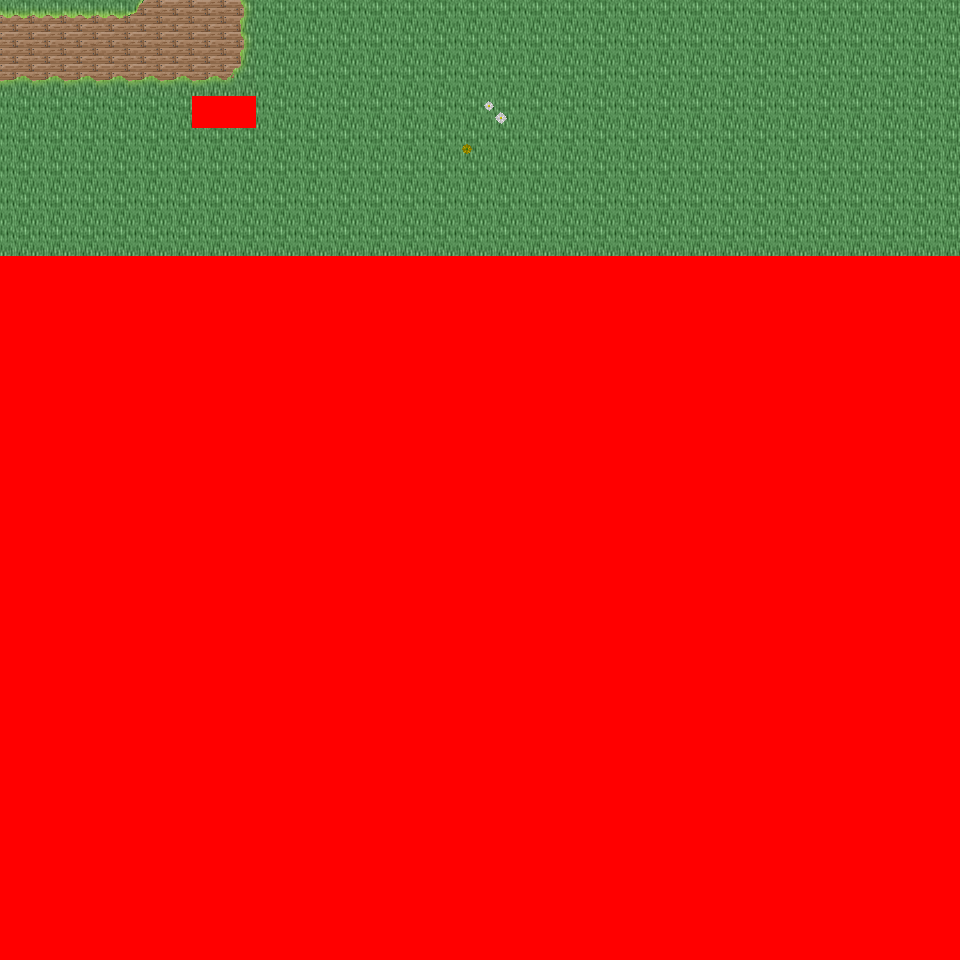

The image is a tile-based game level rendered from a .tmx file. Its description and source (layers, tilesets, objects; grid data summarised) follow:
An orthogonal 30x30 tile map with 32x32 px tiles, 6 tile layers (Ground, Object, Object2, Above, ...), 43 tilesets and 3 objects (3x mapchange).

<map version="1.0" orientation="orthogonal" renderorder="right-down" width="30" height="30" tilewidth="32" tileheight="32" nextobjectid="4">
  <tileset firstgid="1" name="tileset_logic_collision" tilewidth="32" tileheight="32" tilecount="1" columns="1">
    <image source="../drawable/tileset_logic_collision.png" width="32" height="32" />
  </tileset>
  <tileset firstgid="2" name="tileset_ground_ground" tilewidth="32" tileheight="32" tilecount="33" columns="3">
    <image source="../drawable/tileset_ground_ground.png" width="96" height="352" />
  </tileset>
  <tileset firstgid="35" name="tileset_building_castle" tilewidth="32" tileheight="32" tilecount="320" columns="20">
    <image source="../drawable/tileset_building_castle.png" width="640" height="512" />
  </tileset>
  <tileset firstgid="355" name="tileset_item_weapon_cannon" tilewidth="32" tileheight="32" tilecount="12" columns="3">
    <image source="../drawable/tileset_item_weapon_cannon.png" width="96" height="128" />
  </tileset>
  <tileset firstgid="367" name="tileset_item_pot_barrels_1" tilewidth="32" tileheight="32" tilecount="8" columns="4">
    <image source="../drawable/tileset_item_pot_barrels_1.png" width="128" height="64" />
  </tileset>
  <tileset firstgid="375" name="tileset_building_door_door" tilewidth="32" tileheight="32" tilecount="6" columns="3">
    <image source="../drawable/tileset_building_door_door.png" width="96" height="64" />
  </tileset>
  <tileset firstgid="381" name="tileset_building_door_closed" tilewidth="32" tileheight="32" tilecount="1" columns="1">
    <image source="../drawable/tileset_building_door_closed.png" width="32" height="32" />
  </tileset>
  <tileset firstgid="382" name="tileset_building_window_window_centered" tilewidth="32" tileheight="32" tilecount="1" columns="1">
    <image source="../drawable/tileset_building_window_window_centered.png" width="32" height="32" />
  </tileset>
  <tileset firstgid="383" name="tileset_building_decoration_chimney_big" tilewidth="32" tileheight="32" tilecount="2" columns="1">
    <image source="../drawable/tileset_building_decoration_chimney_big.png" width="32" height="64" />
  </tileset>
  <tileset firstgid="385" name="tileset_ground_grass_corners" tilewidth="32" tileheight="32" tilecount="24" columns="6">
    <image source="../drawable/tileset_ground_grass_corners.png" width="192" height="128" />
  </tileset>
  <tileset firstgid="409" name="tileset_ground_grass_edges" tilewidth="32" tileheight="32" tilecount="36" columns="12">
    <image source="../drawable/tileset_ground_grass_edges.png" width="384" height="96" />
  </tileset>
  <tileset firstgid="445" name="tileset_item_statue_lion_statues" tilewidth="32" tileheight="32" tilecount="8" columns="2">
    <image source="../drawable/tileset_item_statue_lion_statues.png" width="64" height="128" />
  </tileset>
  <tileset firstgid="453" name="tileset_item_statue_girl_with_bird" tilewidth="32" tileheight="32" tilecount="12" columns="4">
    <image source="../drawable/tileset_item_statue_girl_with_bird.png" width="128" height="96" />
  </tileset>
  <tileset firstgid="465" name="tileset_furniture_light_lamp_blue" tilewidth="32" tileheight="32" tilecount="3" columns="1">
    <image source="../drawable/tileset_furniture_light_lamp_blue.png" width="32" height="96" />
  </tileset>
  <tileset firstgid="468" name="tileset_plant_flower_daisy_blue" tilewidth="32" tileheight="32" tilecount="8" columns="2">
    <image source="../drawable/tileset_plant_flower_daisy_blue.png" width="64" height="128" />
  </tileset>
  <tileset firstgid="476" name="tileset_plant_flower_daisy_red" tilewidth="32" tileheight="32" tilecount="8" columns="2">
    <image source="../drawable/tileset_plant_flower_daisy_red.png" width="64" height="128" />
  </tileset>
  <tileset firstgid="484" name="tileset_plant_flower_daisy_white" tilewidth="32" tileheight="32" tilecount="8" columns="2">
    <image source="../drawable/tileset_plant_flower_daisy_white.png" width="64" height="128" />
  </tileset>
  <tileset firstgid="492" name="tileset_plant_flower_daisy_yellow" tilewidth="32" tileheight="32" tilecount="8" columns="2">
    <image source="../drawable/tileset_plant_flower_daisy_yellow.png" width="64" height="128" />
  </tileset>
  <tileset firstgid="500" name="tileset_plant_tree_fall_trees" tilewidth="32" tileheight="32" tilecount="40" columns="8">
    <image source="../drawable/tileset_plant_tree_fall_trees.png" width="256" height="160" />
  </tileset>
  <tileset firstgid="540" name="tileset_plant_tree_oak_tree" tilewidth="32" tileheight="32" tilecount="20" columns="4">
    <image source="../drawable/tileset_plant_tree_oak_tree.png" width="128" height="160" />
  </tileset>
  <tileset firstgid="560" name="tileset_plant_tree_chestnut_tree" tilewidth="32" tileheight="32" tilecount="20" columns="4">
    <image source="../drawable/tileset_plant_tree_chestnut_tree.png" width="128" height="160" />
  </tileset>
  <tileset firstgid="580" name="tileset_plant_tree_locust_tree" tilewidth="32" tileheight="32" tilecount="20" columns="4">
    <image source="../drawable/tileset_plant_tree_locust_tree.png" width="128" height="160" />
  </tileset>
  <tileset firstgid="600" name="tileset_plant_bush_hosta" tilewidth="32" tileheight="32" tilecount="9" columns="3">
    <image source="../drawable/tileset_plant_bush_hosta.png" width="96" height="96" />
  </tileset>
  <tileset firstgid="609" name="tileset_plant_flower_flowers_mixed" tilewidth="32" tileheight="32" tilecount="16" columns="4">
    <image source="../drawable/tileset_plant_flower_flowers_mixed.png" width="128" height="128" />
  </tileset>
  <tileset firstgid="625" name="tileset_plant_flower_red_blue_clusters" tilewidth="32" tileheight="32" tilecount="4" columns="1">
    <image source="../drawable/tileset_plant_flower_red_blue_clusters.png" width="32" height="128" />
  </tileset>
  <tileset firstgid="629" name="tileset_furniture_chair_bench_iron" tilewidth="32" tileheight="32" tilecount="4" columns="2">
    <image source="../drawable/tileset_furniture_chair_bench_iron.png" width="64" height="64" />
  </tileset>
  <tileset firstgid="633" name="tileset_plant_stump_stump_pale_purple" tilewidth="32" tileheight="32" tilecount="4" columns="2">
    <image source="../drawable/tileset_plant_stump_stump_pale_purple.png" width="64" height="64" />
  </tileset>
  <tileset firstgid="637" name="tileset_plant_stump_small_stump" tilewidth="32" tileheight="32" tilecount="4" columns="2">
    <image source="../drawable/tileset_plant_stump_small_stump.png" width="64" height="64" />
  </tileset>
  <tileset firstgid="641" name="tileset_building_decoration_banner" tilewidth="32" tileheight="32" tilecount="12" columns="1">
    <image source="../drawable/tileset_building_decoration_banner.png" width="32" height="384" />
  </tileset>
  <tileset firstgid="653" name="tileset_building_decoration_chimney" tilewidth="32" tileheight="32" tilecount="2" columns="1">
    <image source="../drawable/tileset_building_decoration_chimney.png" width="32" height="64" />
  </tileset>
  <tileset firstgid="655" name="tileset_plant_flower_vines_flowered" tilewidth="32" tileheight="32" tilecount="9" columns="3">
    <image source="../drawable/tileset_plant_flower_vines_flowered.png" width="96" height="96" />
  </tileset>
  <tileset firstgid="664" name="tileset_building_decoration_library_banner" tilewidth="32" tileheight="32" tilecount="6" columns="3">
    <image source="../drawable/tileset_building_decoration_library_banner.png" width="96" height="64" />
  </tileset>
  <tileset firstgid="670" name="tileset_building_cottage" tilewidth="32" tileheight="32" tilecount="256" columns="16">
    <image source="../drawable/tileset_building_cottage.png" width="512" height="512" />
  </tileset>
  <tileset firstgid="926" name="tileset_building_roof_thatched_roof" tilewidth="32" tileheight="32" tilecount="256" columns="16">
    <image source="../drawable/tileset_building_roof_thatched_roof.png" width="512" height="512" />
  </tileset>
  <tileset firstgid="1182" name="tileset_building_window_windows" tilewidth="32" tileheight="32" tilecount="256" columns="16">
    <image source="../drawable/tileset_building_window_windows.png" width="512" height="512" />
  </tileset>
  <tileset firstgid="1438" name="tileset_building_door_doors" tilewidth="32" tileheight="32" tilecount="256" columns="16">
    <image source="../drawable/tileset_building_door_doors.png" width="512" height="512" />
  </tileset>
  <tileset firstgid="1694" name="tileset_building_decoration_chimney_brown_stacks" tilewidth="32" tileheight="32" tilecount="2" columns="1">
    <image source="../drawable/tileset_building_decoration_chimney_brown_stacks.png" width="32" height="64" />
  </tileset>
  <tileset firstgid="1696" name="tileset_ground_ground_3" tilewidth="32" tileheight="32" tilecount="5" columns="5">
    <image source="../drawable/tileset_ground_ground_3.png" width="160" height="32" />
  </tileset>
  <tileset firstgid="1701" name="tileset_plant_bush_bush_pinks" tilewidth="32" tileheight="32" tilecount="4" columns="2">
    <image source="../drawable/tileset_plant_bush_bush_pinks.png" width="64" height="64" />
  </tileset>
  <tileset firstgid="1705" name="tileset_plant_bushes_and_trees" tilewidth="32" tileheight="32" tilecount="144" columns="16">
    <image source="../drawable/tileset_plant_bushes_and_trees.png" width="512" height="289" />
  </tileset>
  <tileset firstgid="1849" name="tileset_plant_bush_berried" tilewidth="32" tileheight="32" tilecount="60" columns="5">
    <image source="../drawable/tileset_plant_bush_berried.png" width="160" height="384" />
  </tileset>
  <tileset firstgid="1909" name="tileset_plant_bush_leafy" tilewidth="32" tileheight="32" tilecount="48" columns="8">
    <image source="../drawable/tileset_plant_bush_leafy.png" width="256" height="192" />
  </tileset>
  <tileset firstgid="1957" name="tileset_plant_bush_flowering" tilewidth="32" tileheight="32" tilecount="72" columns="8">
    <image source="../drawable/tileset_plant_bush_flowering.png" width="256" height="288" />
  </tileset>
  <layer name="Ground" width="30" height="30">
    <data>[900 cells, 240 non-empty, 2 distinct tile ids]</data>
  </layer>
  <layer name="Object" width="30" height="30">
    <data>[900 cells, 19 non-empty, 9 distinct tile ids]</data>
  </layer>
  <layer name="Object2" width="30" height="30">
    <data>[900 cells, 0 non-empty, 0 distinct tile ids]</data>
  </layer>
  <layer name="Above" width="30" height="30">
    <data>[900 cells, 0 non-empty, 0 distinct tile ids]</data>
  </layer>
  <layer name="Above2" width="30" height="30">
    <data>[900 cells, 0 non-empty, 0 distinct tile ids]</data>
  </layer>
  <layer name="Walkable" width="30" height="30">
    <data>[900 cells, 662 non-empty, 1 distinct tile ids]</data>
  </layer>
  <objectgroup name="MapEvents">
    <object id="1" name="north" type="mapchange" x="0" y="0" width="960" height="32">
      <properties>
        <property name="map" value="0_ados_mountain_n2_w2_x2_y3" />
        <property name="place" value="south" />
      </properties>
    </object>
    <object id="2" name="west" type="mapchange" x="0" y="0" width="32" height="256">
      <properties>
        <property name="map" value="0_ados_mountain_n2_w2_x1_y4" />
        <property name="place" value="east" />
      </properties>
    </object>
    <object id="3" name="east" type="mapchange" x="928" y="0" width="32" height="256">
      <properties>
        <property name="map" value="0_ados_mountain_n2_w2_x3_y4" />
        <property name="place" value="west" />
      </properties>
    </object>
  </objectgroup>
</map>
